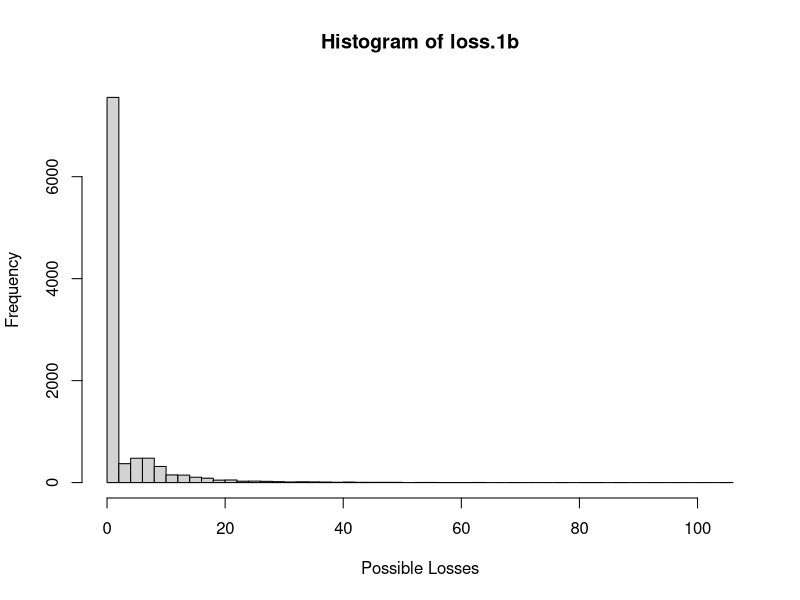
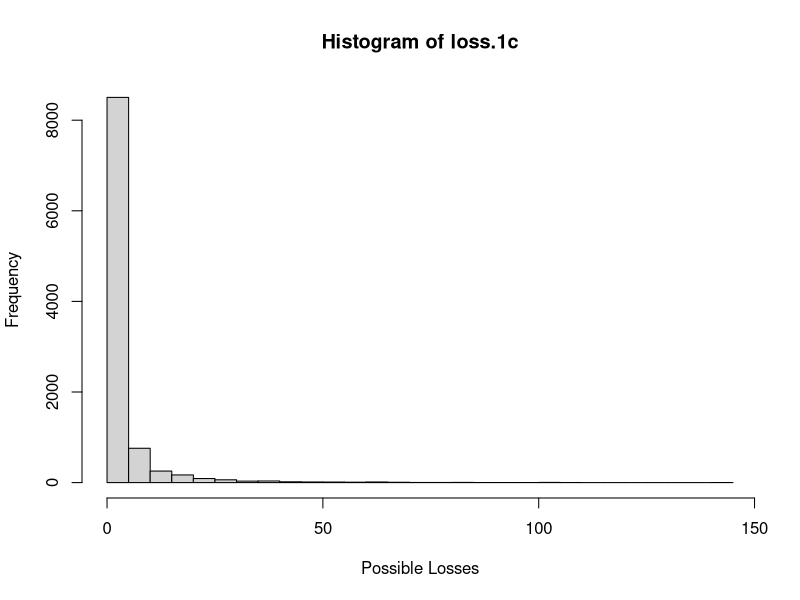

Write R code to recreate these figures, in order. (Note: a time limit stopped this script after it produced the figures.)
## ---- chunk 1
d2 <- -qnorm(0.01,mean=0,sd=1)
d2
## ---- chunk 2
portfolio <- NULL
for (i in 1:50){portfolio[i] = 10}
## ---- chunk 3
loss.1b <- NULL
for (i in 1:10000){
  rho <- 0.3
  m <- rnorm(1)
  z <- NULL
  u <- NULL
  ifdefault <- NULL
  for (j in 1:50){
    z[j] <- (sqrt(rho))*m +(sqrt(1 - rho))*rnorm(1)
    if (z[j] < -2.326348) ifdefault[j] <- 1
    else ifdefault[j] <- 0
  }
  loss.1b[i] <- sum(ifdefault * portfolio * (1 - rbeta(50,2,2))) 
}
hist(loss.1b,50,xlab = "Possible Losses")
## ---- chunk 4
loss.1c <- NULL
for (i in 1:10000){
  rho <- 0.4
  m <- rnorm(1)
  z <- NULL
  u <- NULL
  ifdefault <- NULL
  for (j in 1:50){
    z[j] <- (sqrt(rho))*m +(sqrt(1 - rho))*rnorm(1)
    if (z[j] < -2.326348) ifdefault[j] <- 1
    else ifdefault[j] <- 0
  }
  loss.1c[i] <- sum(ifdefault * portfolio * (1 - rbeta(50,2,2)))
}
hist(loss.1c,50,xlab = "Possible Losses")
## ---- chunk 5
m0A <- -qnorm(0.03/2)
m0A
## ---- chunk 6
rho <- 0.3
both.default <- 0
h <- 1/100
N <- 100000
if.default.A <- rep(0,N)
if.default.B <- rep(0,N)
for (i in 1:N){
  dmA <- NULL
  dmA0 <- 0
  dmB <- NULL
  dmB0 <- 0
  for (j in 1:100){
    z1 <- rnorm(100)
    z2 <- rho * z1 + sqrt(1 - rho * rho) * rnorm(1)
    if (j == 1){
      dmA[j] = z1[j] * sqrt(h)
      dmB[j] = 0.05 * h + z2[j] * sqrt(h)
    }
    else{
      dmA[j] <- dmA[j - 1] + z1[j] * sqrt(h)
      dmB[j] <- 0.05 * h + dmB[j - 1] + z2[j] * sqrt(h)
    }
  }
  if (sort(dmA)[1] <= -2.17009) if.default.A[i] <- if.default.A[i] + 1
  if (sort(dmB)[1] <= -2.127258) if.default.B[i] <- if.default.B[i] + 1
  if (if.default.A[i] == 1 && if.default.B[i] == 1) both.default = both.default + 1
}
both.default/N
## ---- chunk 7
rho <- 0.3
both.default <- 0
h <- 1/100
N <- 100000
if.default.A <- rep(0,N)
if.default.B <- rep(0,N)
for (i in 1:N){
  dmA <- NULL
  dmA0 <- 0
  dmB <- NULL
  dmB0 <- 0
  for (j in 1:100){
    z1 <- rnorm(100)
    z2 <- rho * z1 + sqrt(1 - rho * rho) * rnorm(1)
    if (j == 1){
      dmA[j] = z1[j] * sqrt(h)
      dmB[j] = z2[j] * sqrt(h)
    }
    else{
      dmA[j] <- dmA[j - 1] + z1[j] * sqrt(h)
      dmB[j] <- dmB[j - 1] + z2[j] * sqrt(h)
    }
  }
  if (sort(dmA)[1] <= -2.17009) if.default.A[i] <- if.default.A[i] + 1
  if (sort(dmB)[1] <= -2.17009) if.default.B[i] <- if.default.B[i] + 1
  if (if.default.A[i] == 1 && if.default.B[i] == 1) both.default = both.default + 1
}
both.default/N
## ---- chunk 8
rho <- 0.3
all.default <- 0
h <- 1/100
N <- 10000
loss.3 <- NULL
for (i in 1:N){
  z <- matrix(ncol = 100,nrow = 50)
  dm <- matrix(ncol = 100, nrow = 50)
  ifdefault <- rep(0,50)
  for (j in 1:100){
    m <- rnorm(100)
    for (k in 1:50){
      z[k,j] <- sqrt(rho) * m[j] + sqrt(1 - rho) * rnorm(1)
      if (j == 1) dm[k,j] <- z[k,j] * sqrt(h)
      else dm[k,j] <- dm[k,j - 1] + z[k,j] * sqrt(h)#50 companies
    }
  }
  for (k in 1:50)
  {
    if (sort(dm[k,])[1] <= -2.17009) ifdefault[k] <- ifdefault[k] + 1
  }
  loss.3[i] <- sum(ifdefault * portfolio * (1 - rbeta(50,2,2)))
}
hist(loss.3,50)
